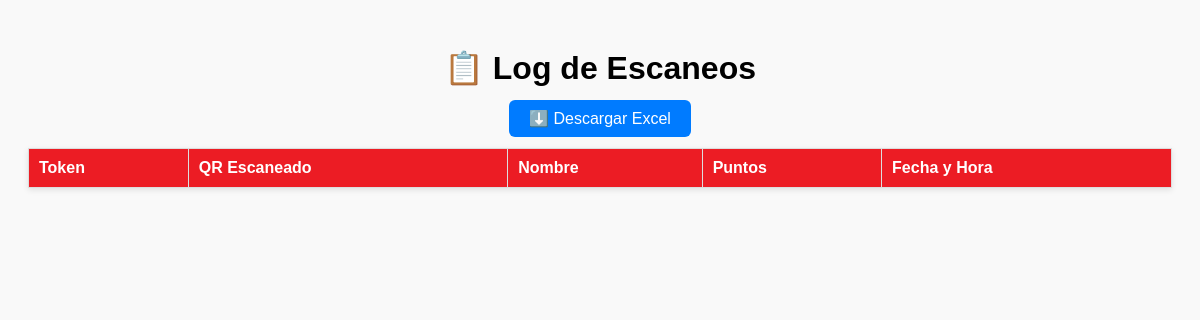
Page /log_scans on the earlier database version.
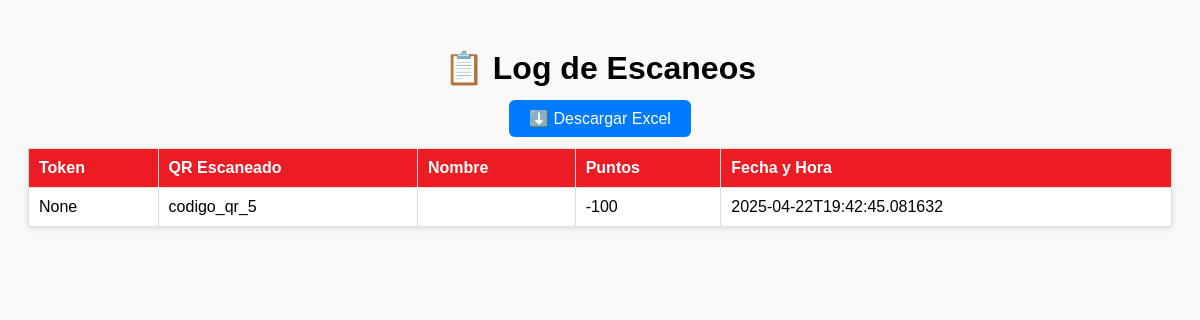
Same page on the later database version.
### tables this page shows
CREATE TABLE scan_logs (
    id INTEGER PRIMARY KEY AUTOINCREMENT,
    token_usado TEXT,
    qr_code_destino TEXT,
    puntos_asignados INTEGER,
    timestamp TEXT
);

### app.py (the view)
@app.route('/log_scans')
def log_scans():
    conn = get_db_connection()
    cursor = conn.cursor()
    cursor.execute("""
        SELECT l.token_usado, l.qr_code_destino, u.nombre, u.apellido, l.puntos_asignados, l.timestamp
        FROM scan_logs l
        LEFT JOIN users u ON l.qr_code_destino = u.qr_code
        ORDER BY l.timestamp DESC
        LIMIT 100
    """)
    registros = cursor.fetchall()
    conn.close()
    return render_template("log_scans.html", registros=registros)

### app.py (called while the page is built)
def get_db_connection():
    conn = sqlite3.connect('scan_points.db')
    conn.row_factory = sqlite3.Row
    return conn

### templates/log_scans.html (shortened to what this page needs)
<!DOCTYPE html>
<html lang="es">
<head>
</head>
<body>
  <h1>📋 Log de Escaneos</h1>
  <div style="text-align: center; margin-bottom: 20px;">
    <a href="{{ url_for('descargar_log_scans') }}" style="padding: 10px 20px; background-color: #007BFF; color: white; text-decoration: none; border-radius: 6px;">
      ⬇️ Descargar Excel
    </a>
  </div>
  <table>
    <thead>
      <tr>
        <th>Token</th>
        <th>QR Escaneado</th>
        <th>Nombre</th>
        <th>Puntos</th>
        <th>Fecha y Hora</th>
      </tr>
    </thead>
    <tbody>
      {% for r in registros %}
      <tr>
        <td>{{ r.token_usado }}</td>
        <td>{{ r.qr_code_destino }}</td>
        <td>{{ r.nombre or '' }} {{ r.apellido or '' }}</td>
        <td>{{ r.puntos_asignados }}</td>
        <td>{{ r.timestamp }}</td>
      </tr>
      {% endfor %}
    </tbody>
  </table>
</body>
</html>

Differences in the rows shown:
added scan_logs: token_usado "None", qr_code_destino "codigo_qr_5", puntos_asignados "-100", timestamp "2025-04-22T19:42:45.081632"
